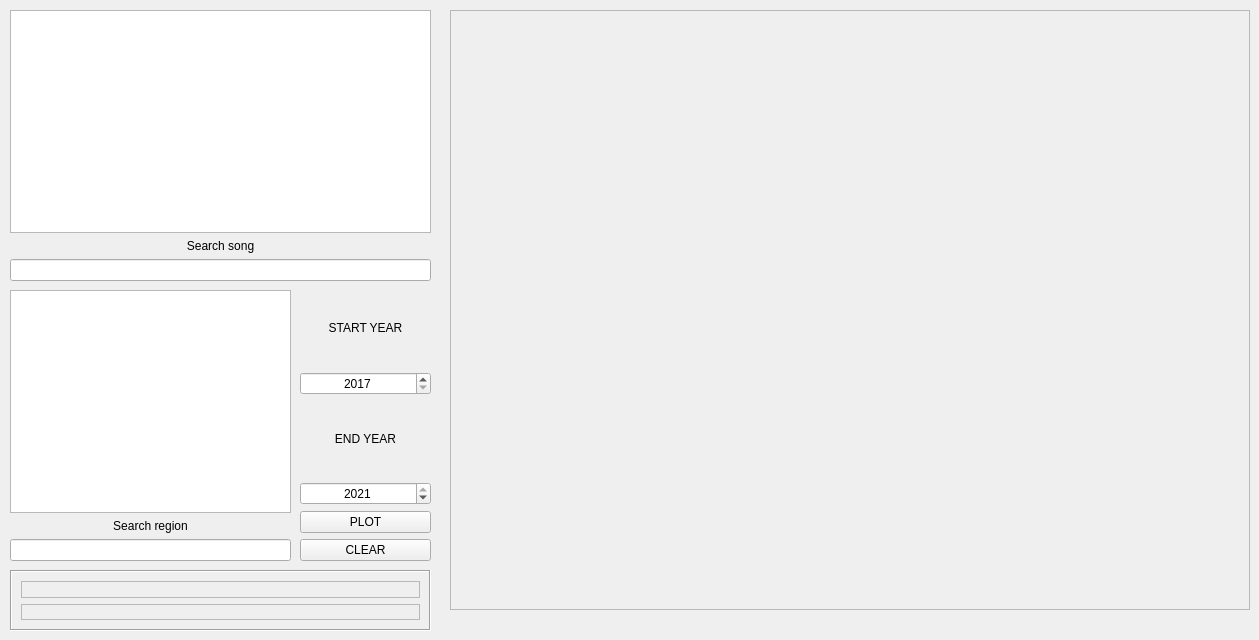
      <widget class="QWidget" name="tab_1">
       <attribute name="title">
        <string>Top 200 position grapgh</string>
       </attribute>
       <widget class="QFrame" name="plot_1">
        <property name="geometry">
         <rect>
          <x>450</x>
          <y>10</y>
          <width>800</width>
          <height>600</height>
         </rect>
        </property>
        <property name="minimumSize">
         <size>
          <width>800</width>
          <height>600</height>
         </size>
        </property>
        <property name="frameShape">
         <enum>QFrame::StyledPanel</enum>
        </property>
        <property name="frameShadow">
         <enum>QFrame::Sunken</enum>
        </property>
        <layout class="QVBoxLayout" name="plot1"/>
       </widget>
       <widget class="QWidget" name="verticalLayoutWidget_3">
        <property name="geometry">
         <rect>
          <x>10</x>
          <y>10</y>
          <width>421</width>
          <height>271</height>
         </rect>
        </property>
        <layout class="QVBoxLayout" name="verticalLayout_2">
         <item>
          <widget class="QListWidget" name="listWidget_song">
           <property name="font">
            <font>
             <family>Cascadia Mono</family>
             <pointsize>8</pointsize>
            </font>
           </property>
           <property name="editTriggers">
            <set>QAbstractItemView::CurrentChanged|QAbstractItemView::DoubleClicked|QAbstractItemView::EditKeyPressed|QAbstractItemView::SelectedClicked</set>
           </property>
           <property name="alternatingRowColors">
            <bool>true</bool>
           </property>
           <property name="isWrapping" stdset="0">
            <bool>false</bool>
           </property>
           <property name="wordWrap">
            <bool>false</bool>
           </property>
           <property name="selectionRectVisible">
            <bool>false</bool>
           </property>
           <property name="currentRow">
            <number>-1</number>
           </property>
           <property name="sortingEnabled">
            <bool>true</bool>
           </property>
          </widget>
         </item>
         <item>
          <widget class="QLabel" name="label_search_song">
           <property name="text">
            <string>Search song</string>
           </property>
           <property name="alignment">
            <set>Qt::AlignCenter</set>
           </property>
          </widget>
         </item>
         <item>
          <widget class="QLineEdit" name="lineEdit_search_song"/>
         </item>
        </layout>
       </widget>
       <widget class="QWidget" name="verticalLayoutWidget_4">
        <property name="geometry">
         <rect>
          <x>10</x>
          <y>290</y>
          <width>281</width>
          <height>271</height>
         </rect>
        </property>
        <layout class="QVBoxLayout" name="verticalLayout_4">
         <item>
          <widget class="QListWidget" name="listWidget_region">
           <property name="font">
            <font>
             <family>Cascadia Mono</family>
             <pointsize>8</pointsize>
            </font>
           </property>
           <property name="editTriggers">
            <set>QAbstractItemView::CurrentChanged|QAbstractItemView::DoubleClicked|QAbstractItemView::EditKeyPressed|QAbstractItemView::SelectedClicked</set>
           </property>
           <property name="alternatingRowColors">
            <bool>true</bool>
           </property>
           <property name="isWrapping" stdset="0">
            <bool>false</bool>
           </property>
           <property name="wordWrap">
            <bool>false</bool>
           </property>
           <property name="selectionRectVisible">
            <bool>false</bool>
           </property>
           <property name="currentRow">
            <number>-1</number>
           </property>
           <property name="sortingEnabled">
            <bool>true</bool>
           </property>
          </widget>
         </item>
         <item>
          <widget class="QLabel" name="label_search_region">
           <property name="text">
            <string>Search region</string>
           </property>
           <property name="alignment">
            <set>Qt::AlignCenter</set>
           </property>
          </widget>
         </item>
         <item>
          <widget class="QLineEdit" name="lineEdit_search_region"/>
         </item>
        </layout>
       </widget>
       <widget class="QWidget" name="verticalLayoutWidget_5">
        <property name="geometry">
         <rect>
          <x>300</x>
          <y>290</y>
          <width>131</width>
          <height>271</height>
         </rect>
        </property>
        <layout class="QVBoxLayout" name="verticalLayout_5">
         <item>
          <widget class="QLabel" name="label">
           <property name="text">
            <string>START YEAR</string>
           </property>
           <property name="alignment">
            <set>Qt::AlignCenter</set>
           </property>
          </widget>
         </item>
         <item>
          <widget class="QSpinBox" name="spinBox_year_start">
           <property name="alignment">
            <set>Qt::AlignCenter</set>
           </property>
           <property name="minimum">
            <number>2017</number>
           </property>
           <property name="maximum">
            <number>2021</number>
           </property>
          </widget>
         </item>
         <item>
          <widget class="QLabel" name="label_3">
           <property name="text">
            <string>END YEAR</string>
           </property>
           <property name="alignment">
            <set>Qt::AlignCenter</set>
           </property>
          </widget>
         </item>
         <item>
          <widget class="QSpinBox" name="spinBox_year_end">
           <property name="alignment">
            <set>Qt::AlignCenter</set>
           </property>
           <property name="minimum">
            <number>2017</number>
           </property>
           <property name="maximum">
            <number>2021</number>
           </property>
           <property name="value">
            <number>2021</number>
           </property>
          </widget>
         </item>
         <item>
          <widget class="QPushButton" name="pushButton_plot">
           <property name="text">
            <string>PLOT</string>
           </property>
          </widget>
         </item>
         <item>
          <widget class="QPushButton" name="pushButton_plot_clear">
           <property name="text">
            <string>CLEAR</string>
           </property>
          </widget>
         </item>
        </layout>
       </widget>
       <widget class="QFrame" name="verticalFrame_6">
        <property name="geometry">
         <rect>
          <x>10</x>
          <y>570</y>
          <width>421</width>
          <height>61</height>
         </rect>
        </property>
        <property name="frameShape">
         <enum>QFrame::Box</enum>
        </property>
        <property name="frameShadow">
         <enum>QFrame::Sunken</enum>
        </property>
        <layout class="QVBoxLayout" name="verticalLayout_6">
         <item>
          <widget class="QLabel" name="label_song">
           <property name="frameShape">
            <enum>QFrame::StyledPanel</enum>
           </property>
           <property name="frameShadow">
            <enum>QFrame::Sunken</enum>
           </property>
           <property name="text">
            <string/>
           </property>
          </widget>
         </item>
         <item>
          <widget class="QLabel" name="label_region">
           <property name="frameShape">
            <enum>QFrame::StyledPanel</enum>
           </property>
           <property name="frameShadow">
            <enum>QFrame::Sunken</enum>
           </property>
           <property name="text">
            <string/>
           </property>
          </widget>
         </item>
        </layout>
       </widget>
      </widget>
